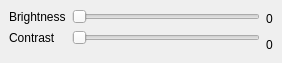
<?xml version="1.0" encoding="UTF-8"?>
<ui version="4.0">
 <class>MainWindow</class>
 <widget class="QMainWindow" name="MainWindow">
  <property name="geometry">
   <rect>
    <x>0</x>
    <y>0</y>
    <width>282</width>
    <height>63</height>
   </rect>
  </property>
  <property name="windowTitle">
   <string>MainWindow</string>
  </property>
  <widget class="QWidget" name="centralwidget">
   <layout class="QHBoxLayout" name="horizontalLayout">
    <item>
     <layout class="QFormLayout" name="formLayout">
      <item row="0" column="0">
       <widget class="QLabel" name="label">
        <property name="text">
         <string>Brightness</string>
        </property>
       </widget>
      </item>
      <item row="0" column="1">
       <widget class="QSlider" name="brightnessSlider">
        <property name="orientation">
         <enum>Qt::Horizontal</enum>
        </property>
       </widget>
      </item>
      <item row="1" column="0">
       <widget class="QLabel" name="label_2">
        <property name="text">
         <string>Contrast</string>
        </property>
       </widget>
      </item>
      <item row="1" column="1">
       <widget class="QSlider" name="contrastSlider">
        <property name="orientation">
         <enum>Qt::Horizontal</enum>
        </property>
       </widget>
      </item>
     </layout>
    </item>
    <item>
     <layout class="QVBoxLayout" name="verticalLayout">
      <item>
       <widget class="QLabel" name="brightness_value">
        <property name="text">
         <string>0</string>
        </property>
        <property name="alignment">
         <set>Qt::AlignCenter</set>
        </property>
       </widget>
      </item>
      <item>
       <widget class="QLabel" name="contrast_values">
        <property name="text">
         <string>0</string>
        </property>
        <property name="alignment">
         <set>Qt::AlignCenter</set>
        </property>
       </widget>
      </item>
     </layout>
    </item>
   </layout>
  </widget>
 </widget>
 <resources/>
 <connections/>
</ui>
